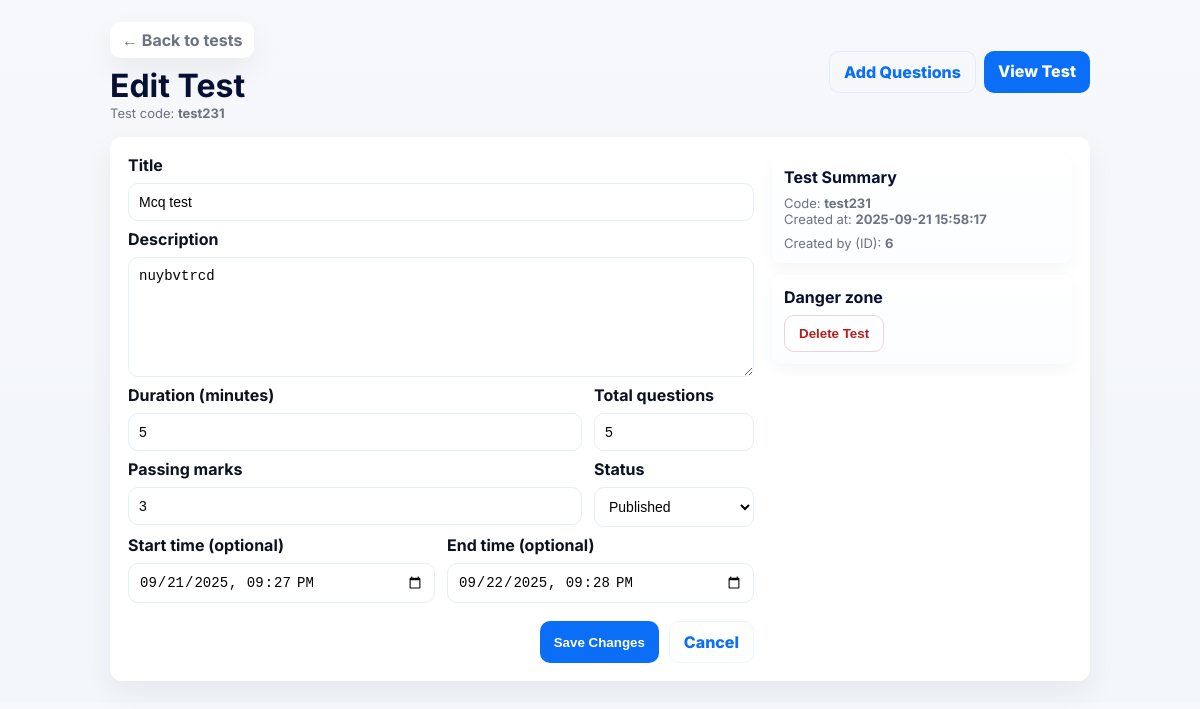
Screenshot of /edit_test.php?test_id=2 (signed in) with the database file from the repository.
### tables this page shows
CREATE TABLE `tests` (
  `id` int(11) NOT NULL,
  `test_id` varchar(20) NOT NULL,
  `title` varchar(255) NOT NULL,
  `description` text DEFAULT NULL,
  `duration_minutes` int(11) NOT NULL,
  `total_questions` int(11) NOT NULL,
  `passing_marks` int(11) NOT NULL,
  `status` enum('draft','published') NOT NULL DEFAULT 'draft',
  `start_time` datetime DEFAULT NULL,
  `end_time` datetime DEFAULT NULL,
  `created_by` int(11) NOT NULL,
  `created_at` timestamp NOT NULL DEFAULT current_timestamp()
);

### edit_test.php (the view, shortened to what this page needs)
<?php
$conn = new mysqli("localhost","root","","exam_proctoring");
$test_id = isset($_GET['test_id']) ? (int)$_GET['test_id'] : 0;
$tstmt = $conn->prepare("SELECT * FROM tests WHERE id = ? LIMIT 1");
$tstmt->bind_param("i", $test_id);
$tstmt->execute();
$tres = $tstmt->get_result()->fetch_assoc();
?>
<!doctype html>
<html lang="en">
<head>
</head>
<body>
  <div class="wrap">
    <div class="header">
      <div>
        <a class="back" href="manage_tests.php">← Back to tests</a>
        <h1 style="margin:8px 0 0 0">Edit Test</h1>
        <div class="small">Test code: <strong><?= htmlspecialchars($tres['test_id']) ?></strong></div>
      </div>
      <div style="display:flex;gap:8px">
        <a href="add_question.php?test_db_id=<?= (int)$tres['id'] ?>" class="btn ghost">Add Questions</a>
        <a href="view_test.php?test_id=<?= (int)$tres['id'] ?>" class="btn">View Test</a>
      </div>
    </div>
    <div class="card">
      <form method="post" class="form-grid" onsubmit="return validateEdit();">
        <div>
          <div class="field">
            <label for="title">Title</label>
            <input id="title" name="title" type="text" value="<?= htmlspecialchars($tres['title']) ?>" required>
          </div>
          <div class="field">
            <label for="description">Description</label>
            <textarea id="description" name="description"><?= htmlspecialchars($tres['description']) ?></textarea>
          </div>
          <div style="display:flex;gap:12px">
            <div class="field" style="flex:1">
              <label for="duration_minutes">Duration (minutes)</label>
              <input id="duration_minutes" name="duration_minutes" type="number" min="1" value="<?= (int)$tres['duration_minutes'] ?>" required>
            </div>
            <div class="field" style="width:160px">
              <label for="total_questions">Total questions</label>
              <input id="total_questions" name="total_questions" type="number" min="1" value="<?= (int)$tres['total_questions'] ?>" required>
            </div>
          </div>
          <div style="display:flex;gap:12px">
            <div class="field" style="flex:1">
              <label for="passing_marks">Passing marks</label>
              <input id="passing_marks" name="passing_marks" type="number" min="0" value="<?= (int)$tres['passing_marks'] ?>" required>
            </div>
            <div class="field" style="width:160px">
              <label for="status">Status</label>
              <select id="status" name="status" required>
                <option value="published" <?= $tres['status']==='published' ? 'selected' : '' ?>>Published</option>
              </select>
            </div>
          </div>
          <div style="display:flex;gap:12px">
            <div class="field" style="flex:1">
              <label for="start_time">Start time (optional)</label>
              <input id="start_time" name="start_time" type="datetime-local" value="<?= $tres['start_time'] ? date('Y-m-d\TH:i', strtotime($tres['start_time'])) : '' ?>">
            </div>
            <div class="field" style="flex:1">
              <label for="end_time">End time (optional)</label>
              <input id="end_time" name="end_time" type="datetime-local" value="<?= $tres['end_time'] ? date('Y-m-d\TH:i', strtotime($tres['end_time'])) : '' ?>">
            </div>
          </div>
          <div class="actions">
            <button type="submit" class="btn">Save Changes</button>
            <a href="view_test.php?test_id=<?= (int)$tres['id'] ?>" class="btn ghost">Cancel</a>
          </div>
        </div>
        <aside>
          <div class="panel">
            <h4 style="margin:0 0 8px 0">Test Summary</h4>
            <div class="small">Code: <strong><?= htmlspecialchars($tres['test_id']) ?></strong></div>
            <div class="small">Created at: <strong><?= htmlspecialchars($tres['created_at']) ?></strong></div>
            <div style="margin-top:8px" class="small">Created by (ID): <strong><?= (int)$tres['created_by'] ?></strong></div>
          </div>
          <div class="panel" style="margin-top:12px">
            <h4 style="margin:0 0 8px 0">Danger zone</h4>
            <form method="post" action="manage_tests.php" onsubmit="return confirm('Delete this test? This action cannot be undone.');">
              <button type="submit" class="btn ghost" style="background:#fff;border:1px solid #f3d0d6;color:#b91c1c">Delete Test</button>
            </form>
          </div>
        </aside>
      </form>
    </div>
  </div>
</body>
</html>

### edit_test.php (style rules this page uses)
:root { --bg:#f6f8fb; --card:#fff; --muted:#6b7280; --primary:#0b6ef6; --radius:12px; --shadow:0 12px 30px rgba(11,22,50,0.06); font-family:'Inter',system-ui,Arial; }
* { box-sizing:border-box }
body { margin:0;background:linear-gradient(180deg,var(--bg),#f3f6fa);color:#071033;padding:22px }
.wrap { max-width:980px;margin:0 auto;display:grid;gap:16px }
.header { display:flex;justify-content:space-between;align-items:center;gap:12px }
.back { display:inline-flex;align-items:center;gap:8px;padding:8px 12px;border-radius:10px;background:var(--card);box-shadow:var(--shadow);text-decoration:none;color:var(--muted);font-weight:700 }
.card { background:var(--card);border-radius:var(--radius);padding:18px;box-shadow:var(--shadow) }
.form-grid { display:grid;grid-template-columns:1fr 300px;gap:18px }
.field { display:flex;flex-direction:column;gap:8px;margin-bottom:8px }
label { font-weight:700;color:#0b1220 }
input,textarea,select { padding:10px;border-radius:10px;border:1px solid #e6eef8;font-size:14px;background:#fff }
textarea { min-height:120px;resize:vertical }
.actions { display:flex;gap:10px;justify-content:flex-end;margin-top:10px }
.btn { padding:10px 14px;border-radius:10px;background:var(--primary);color:#fff;text-decoration:none;border:none;font-weight:800;cursor:pointer }
.btn.ghost { background:transparent;border:1px solid rgba(11,110,246,0.08);color:var(--primary) }
.small { font-size:13px;color:var(--muted) }
.panel { padding:12px;border-radius:10px;background:linear-gradient(180deg,#fff,#fbfdff);box-shadow:0 6px 18px rgba(11,22,50,0.04) }

### rows the page displays
tests: test "test231", title "Mcq test", description "nuybvtrcd", duration_minutes "5", total_questions "5", passing_marks "3", status "Published", start_time "09/21/2025 21:27", end_time "09/22/2025 21:28", created_at "2025-09-21 15:58:17", created_by "6"
